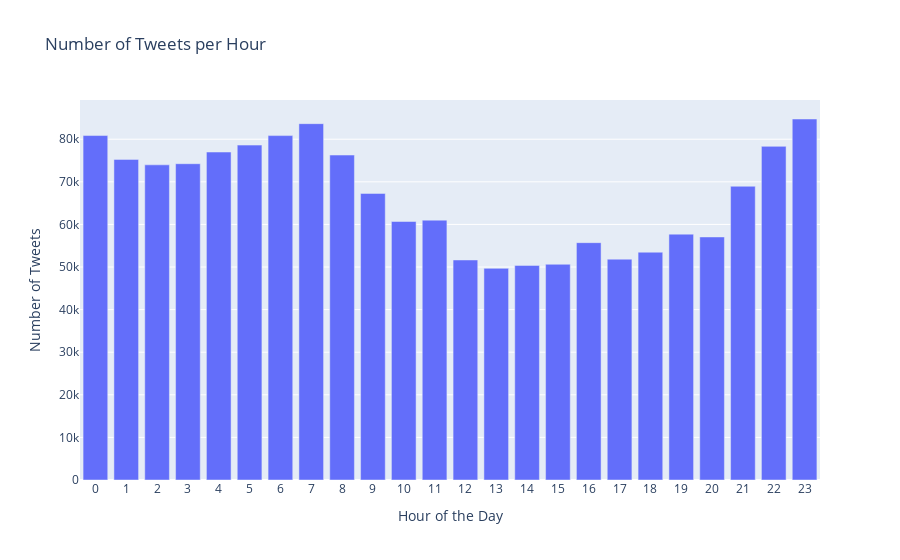

Notebook code cell kept with this figure:
### Markdown cell above
#### Checking number of tweets per hour

### Code cell
import plotly.express as px
from pyspark.sql.functions import hour

# extracting the hour from the "Time" column
full_df = full_df.withColumn("Hour", hour("Time"))

# grouping the data by hour and count the number of tweets per hour
hourly_tweets = full_df.groupBy("Hour").count()

# sorting the data by hour
hourly_tweets = hourly_tweets.sort("Hour")

# converting the Spark DataFrame to a Pandas DataFrame
hourly_tweets_pd = hourly_tweets.toPandas()

# creating an interactive bar chart using Plotly
fig = px.bar(
    hourly_tweets_pd,
    x="Hour",
    y="count",
    title="Number of Tweets per Hour",
    labels={"Hour": "Hour of the Day", "count": "Number of Tweets"},
)

# customizing the x-axis labels (from 0 to 23)
fig.update_xaxes(tickvals=list(range(24)), ticktext=[str(i) for i in range(24)])

# showing the interactive plot
fig.show()

### Figure 1 — Plotly figure (JSON) as saved in the notebook; plotly's stock layout.template omitted (floating-point values rounded to 4 significant figures)
{"data": [{"alignmentgroup": "True", "hovertemplate": "Hour of the Day=%{x}<br>Number of Tweets=%{y}<extra></extra>", "legendgroup": "", "marker": {"color": "#636efa", "pattern": {"shape": ""}}, "name": "", "offsetgroup": "", "orientation": "v", "showlegend": false, "textposition": "auto", "type": "bar", "x": [0, 1, 2, 3, 4, 5, 6, 7, 8, 9, 10, 11, 12, 13, 14, 15, 16, 17, 18, 19, 20, 21, 22, 23], "xaxis": "x", "y": [80865, 75268, 73991, 74253, 76995, 78623, 80852, 83654, 76287, 67278, 60689, 61009, 51653, 49689, 50380, 50643, 55720, 51843, 53485, 57722, 57059, 68964, 78328, 84750], "yaxis": "y"}], "layout": {"barmode": "relative", "legend": {"tracegroupgap": 0}, "title": {"text": "Number of Tweets per Hour"}, "xaxis": {"anchor": "y", "domain": [0, 1], "ticktext": ["0", "1", "2", "3", "4", "5", "6", "7", "8", "9", "10", "11", "12", "13", "14", "15", "16", "17", "18", "19", "20", "21", "22", "23"], "tickvals": [0, 1, 2, 3, 4, 5, 6, 7, 8, 9, 10, 11, 12, 13, 14, 15, 16, 17, 18, 19, 20, 21, 22, 23], "title": {"text": "Hour of the Day"}}, "yaxis": {"anchor": "x", "domain": [0, 1], "title": {"text": "Number of Tweets"}}}}
